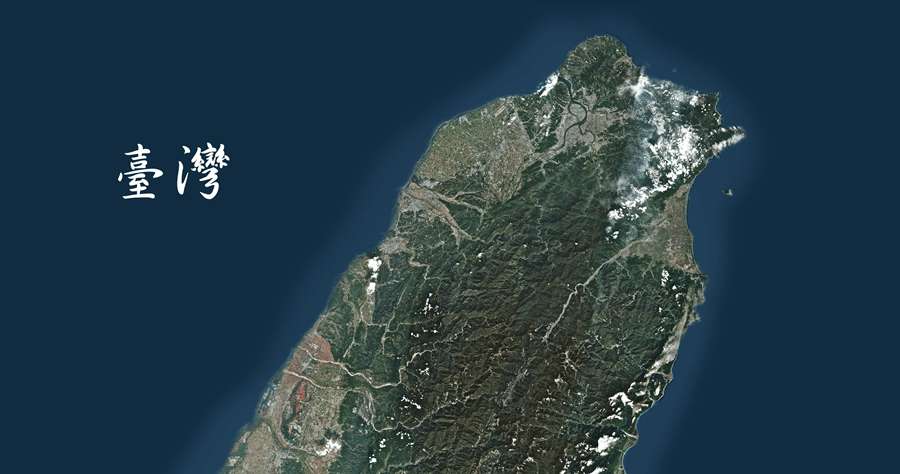
%> input picture Science_3D_plot_with_custom_image_example/Taiwan.png, 900 x 474 px
$ octave Science_3D_plot_with_custom_image_example.m   (GNU Octave 9; MATLAB toolbox functions it lacks are replaced by stand-ins)
%> lines starting %> are read from the running program, lines starting %| are printed output that depends on the picture
%**************************************************************************
%   Name: Science_3D_plot_with_custom_image_example.m v20211021a
%   Copyright:
%   Author: HsiupoYeh
%   Version: v20211108a
%   Description: 繪製科學資料圖在自訂圖片上。例如地圖之上。
%                在舊版的MATLAB(應該是MATLAB2014A之前，包含MATLAB2014A)，
%                整個figure會綁同一個colormap，之後才有分開的機制。為了相容
%                舊版，而且部分功能採用比較客製化的設定，因此範例只能一直建立
%                新的figure來展示效果。
%**************************************************************************
    clear;clc;close all
    %----------------------------------------------------------------------
    % 準備繪圖資料
    %--
% 科學數值資料
[Science_Data_XI,Science_Data_YI,Science_Data_ZI] = peaks(30);
Science_Data_CI=Science_Data_ZI;
%--
% 指定colormap
ScienceTrueColorData_colormap=jet(256);
%--
% 指定顏色範圍
% 如果顏色資料存在超過指定顏色範圍的時候，可能會顯示為錯誤的顏色，所以要對顏色
% 資料先處理，注意，後續數值是被修改過的，只作為顯示目的。
%ScienceTrueColorData_Clim=[min(Science_Data_ZI(:)),max(Science_Data_ZI(:))];%[Clim,Cmax]
ScienceTrueColorData_Clim=[-10,5];%[Clim,Cmax]
    %--
    % 修改超出顏色範圍的資料
    Science_Data_CI_modified=Science_Data_CI;
    Science_Data_CI_modified(Science_Data_CI_modified>ScienceTrueColorData_Clim(2))=ScienceTrueColorData_Clim(2);
    Science_Data_CI_modified(Science_Data_CI_modified<ScienceTrueColorData_Clim(1))=ScienceTrueColorData_Clim(1);
%--
% 研究區域地圖網格資料建立
% 準備100等分的向量 經度X軸緯度Y軸對應寬(width)x高(height)
Study_Area_X_vector=linspace(-10,10,100);
Study_Area_Y_vector=linspace(-10,10,100);
% 建立網格資料
[Study_Area_XI,Study_Area_YI] = meshgrid(Study_Area_X_vector,Study_Area_Y_vector);
Study_Area_ZI=zeros(size(Study_Area_XI))-3;
%--
% 圖片檔案資料(用來把顏色填入網格中)
Study_Area_Index_Image = imread(['Taiwan.png']);
%> Study_Area_Index_Image is the input picture: size 474x900x3 uint8; mean R, G, B 38.3, 60.3, 71.5
[Study_Area_Index_Image, Study_Area_colormap]=rgb2ind(Study_Area_Index_Image,256,'nodither');
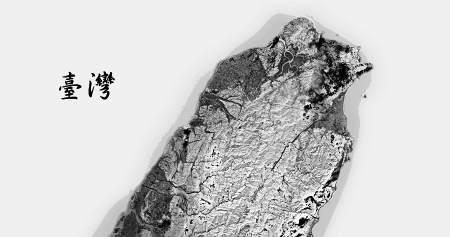
%> Study_Area_Index_Image: size 474x900 uint8 (shown at 1/2 size); min 0, max 255, mean 205
%> Study_Area_colormap = 256 rows, first 12: [1 1 1; 0.973 0.98 0.98; 0.945 0.957 0.957; 0.918 0.933 0.929; 0.886 0.906 0.902; 0.859 0.882 0.875; 0.831 0.851 0.843; 0.843 0.816 0.769; 0.792 0.827 0.82; 0.784 0.796 0.776; 0.745 0.796 0.804; 0.737 0.773 0.765]
    %----------------------------------------------------------------------
    %----------------------------------------------------------------------
    % 開始進行繪圖
    %--
    % 繪圖#1
    figure
    % 科學數值曲面圖
    surf(Science_Data_XI,Science_Data_YI,Science_Data_ZI,Science_Data_CI_modified);
    %--
    set(gca,'Clim',ScienceTrueColorData_Clim)
    colorbar
    %--
    title('繪圖#1 科學數值曲面圖，沒有調整colormap')
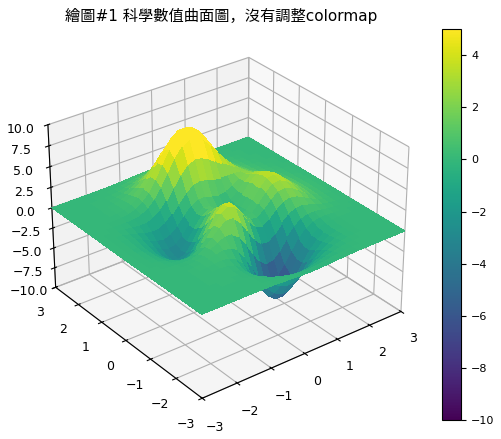
%> figure redrawn from the program's plot data
    %----------------------------------------------------------------------
    % 繪圖#2
    figure
    % 研究區域地圖
    Study_Area_surf=surf(Study_Area_XI,Study_Area_YI,Study_Area_ZI);
    set(Study_Area_surf,'FaceAlpha',0.5,'EdgeColor','none')
    % 貼顏色
    set(Study_Area_surf,'CData',(flipud(Study_Area_Index_Image)),'FaceColor','texturemap','EdgeColor','none','CDataMapping','direct')
    set(Study_Area_surf,'FaceAlpha',0.9)
    colorbar
    %--
    title('繪圖#2 研究區域地圖，沒有調整colormap')
    %----------------------------------------------------------------------
    % 繪圖#3
    figure
    % 研究區域地圖
    Study_Area_surf=surf(Study_Area_XI,Study_Area_YI,Study_Area_ZI);
    set(Study_Area_surf,'FaceAlpha',0.5,'EdgeColor','none')
    % 貼顏色
    set(Study_Area_surf,'CData',(flipud(Study_Area_Index_Image)),'FaceColor','texturemap','EdgeColor','none','CDataMapping','direct')
    set(Study_Area_surf,'FaceAlpha',0.9)
    colormap(Study_Area_colormap)
    colorbar
    %--
    title('繪圖#3 研究區域地圖，調整colormap')
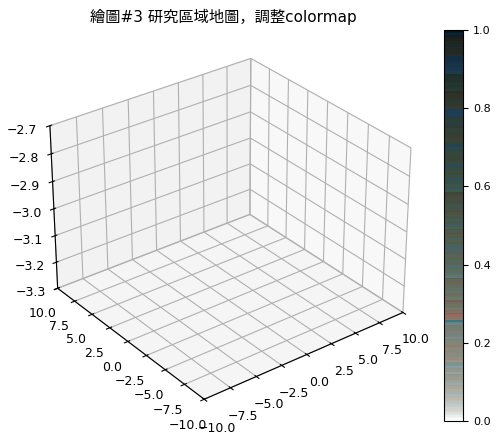
%> figure redrawn from the program's plot data
    %----------------------------------------------------------------------
    % #1~#3單獨繪製，確認資料沒錯誤。從圖形位置、顏色來確定。
    %----------------------------------------------------------------------
    % 繪圖#4
    figure
    % 科學數值曲面圖
    surf(Science_Data_XI,Science_Data_YI,Science_Data_ZI,Science_Data_CI_modified);
    %--
    hold on
    %--
    % 研究區域地圖
    Study_Area_surf=surf(Study_Area_XI,Study_Area_YI,Study_Area_ZI);
    set(Study_Area_surf,'FaceAlpha',0.5,'EdgeColor','none')
    % 貼顏色
    set(Study_Area_surf,'CData',(flipud(Study_Area_Index_Image)),'FaceColor','texturemap','EdgeColor','none','CDataMapping','direct')
    set(Study_Area_surf,'FaceAlpha',0.9)
    colorbar
    %--
    title('繪圖#4 兩個圖硬擠上去，沒有調整colormap')
    %----------------------------------------------------------------------
    % 繪圖#5
    figure
    % 科學數值曲面圖
    surf(Science_Data_XI,Science_Data_YI,Science_Data_ZI,Science_Data_CI_modified);
    %--
    hold on
    %--
    % 研究區域地圖
    Study_Area_surf=surf(Study_Area_XI,Study_Area_YI,Study_Area_ZI);
    set(Study_Area_surf,'FaceAlpha',0.5,'EdgeColor','none')
    % 貼顏色
    set(Study_Area_surf,'CData',(flipud(Study_Area_Index_Image)),'FaceColor','texturemap','EdgeColor','none','CDataMapping','direct')
    set(Study_Area_surf,'FaceAlpha',0.9)
    colorbar
    %--
    colormap(ScienceTrueColorData_colormap)
    set(gca,'Clim',ScienceTrueColorData_Clim)
    %--
    title('繪圖#5 兩個圖硬擠上去，調整成科學資料用的colormap')
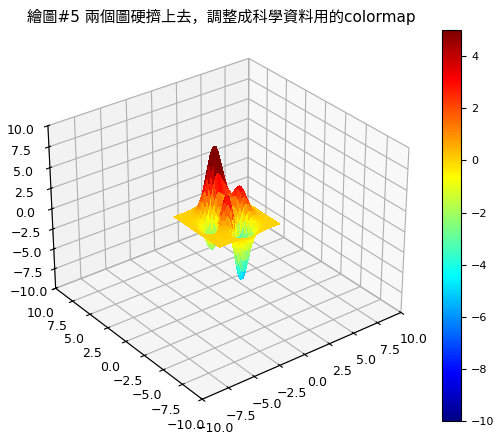
%> figure redrawn from the program's plot data
    %----------------------------------------------------------------------
    % 繪圖#6
    figure
    % 科學數值曲面圖
    surf(Science_Data_XI,Science_Data_YI,Science_Data_ZI,Science_Data_CI_modified);
    %--
    hold on
    %--
    % 研究區域地圖
    Study_Area_surf=surf(Study_Area_XI,Study_Area_YI,Study_Area_ZI);
    set(Study_Area_surf,'FaceAlpha',0.5,'EdgeColor','none')
    % 貼顏色
    set(Study_Area_surf,'CData',(flipud(Study_Area_Index_Image)),'FaceColor','texturemap','EdgeColor','none','CDataMapping','direct')
    set(Study_Area_surf,'FaceAlpha',0.9)
    colorbar
    %--
    colormap(Study_Area_colormap)
    %--
    title('繪圖#6 兩個圖硬擠上去，調整成貼上圖片的colormap')
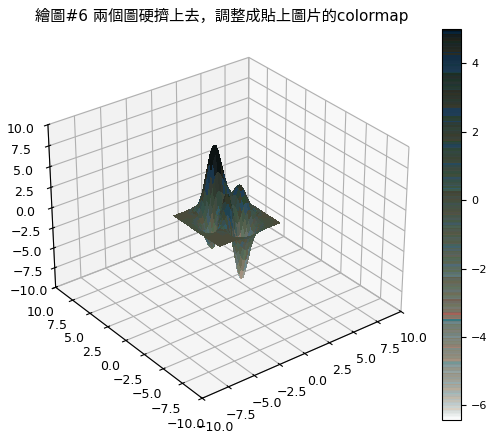
%> figure redrawn from the program's plot data
    %----------------------------------------------------------------------
    % 繪圖#7
    figure
    % 科學數值曲面圖
    surf(Science_Data_XI,Science_Data_YI,Science_Data_ZI,Science_Data_CI_modified);
    %--
    hold on
    %--
    % 研究區域地圖
    Study_Area_surf=surf(Study_Area_XI,Study_Area_YI,Study_Area_ZI);
    set(Study_Area_surf,'FaceAlpha',0.5,'EdgeColor','none')
    % 貼顏色
    set(Study_Area_surf,'CData',(flipud(Study_Area_Index_Image)),'FaceColor','texturemap','EdgeColor','none','CDataMapping','direct')
    set(Study_Area_surf,'FaceAlpha',0.9)
    colorbar
    %--
    % 以下是合併色階的特殊處理:
    %--
    % 計算兩個圖的colormap色階數量
    ScienceTrueColorData_colormap_count=length(ScienceTrueColorData_colormap(:,1));
    %disp(['ScienceTrueColorData_colormap_count=',num2str(ScienceTrueColorData_colormap_count)])
    Study_Area_colormap_count=length(Study_Area_colormap(:,1));
%> Study_Area_colormap_count = 256
    %disp(['Study_Area_colormap_count=',num2str(Study_Area_colormap_count)])
    %--
    % 以科學資料色階基準量，產生新數量的色階，最少會變成原本的4倍
    % 例如科學資料色階64，圖片色階256，就產生數量64*4=256的色階填全0，放在前。
    % 另外數量64*4=256的色階填全1，放在後，共產生512個色階，也就是colormap矩陣。
    if ceil(Study_Area_colormap_count/ScienceTrueColorData_colormap_count)==1
        Combined_colormap_half_count=2*ScienceTrueColorData_colormap_count;
    else
        Combined_colormap_half_count=ceil(Study_Area_colormap_count/ScienceTrueColorData_colormap_count)*ScienceTrueColorData_colormap_count;
    end
    Combined_colormap=[zeros(Combined_colormap_half_count,3);ones(Combined_colormap_half_count,3)];
    %--
    colormap(Combined_colormap)
    %--
    title({'繪圖#7 兩個圖硬擠上去，調整成合併的colormap','colorbar前半段是黑的，後半段是白的'})
    %--
    % 此時colorbar前半段是黑的，後半段是白的。
    %----------------------------------------------------------------------
    % 繪圖#8
    figure
    % 科學數值曲面圖
    surf(Science_Data_XI,Science_Data_YI,Science_Data_ZI,Science_Data_CI_modified);
    %--
    hold on
    %--
    % 研究區域地圖
    Study_Area_surf=surf(Study_Area_XI,Study_Area_YI,Study_Area_ZI);
    set(Study_Area_surf,'FaceAlpha',0.5,'EdgeColor','none')
    % 貼顏色
    set(Study_Area_surf,'CData',(flipud(Study_Area_Index_Image)),'FaceColor','texturemap','EdgeColor','none','CDataMapping','direct')
    set(Study_Area_surf,'FaceAlpha',0.9)
    colorbar
    %--
    % 以下是合併色階的特殊處理:
    %--
    % 計算兩個圖的colormap色階數量
    ScienceTrueColorData_colormap_count=length(ScienceTrueColorData_colormap(:,1));
    %disp(['ScienceTrueColorData_colormap_count=',num2str(ScienceTrueColorData_colormap_count)])
    Study_Area_colormap_count=length(Study_Area_colormap(:,1));
    %disp(['Study_Area_colormap_count=',num2str(Study_Area_colormap_count)])
    %--
    % 以科學資料色階基準量，產生新數量的色階，最少會變成原本的4倍
    % 例如科學資料色階64，圖片色階256，就產生數量64*4=256的色階填全0，放在前。
    % 另外數量64*4=256的色階填全1，放在後，共產生512個色階，也就是colormap矩陣。
    if ceil(Study_Area_colormap_count/ScienceTrueColorData_colormap_count)==1
        Combined_colormap_half_count=2*ScienceTrueColorData_colormap_count;
    else
        Combined_colormap_half_count=ceil(Study_Area_colormap_count/ScienceTrueColorData_colormap_count)*ScienceTrueColorData_colormap_count;
    end
    Combined_colormap=[zeros(Combined_colormap_half_count,3);ones(Combined_colormap_half_count,3)];
    % 填入顏色
    Combined_colormap(1:ScienceTrueColorData_colormap_count,:)=ScienceTrueColorData_colormap(1:ScienceTrueColorData_colormap_count,:);
    Combined_colormap(ScienceTrueColorData_colormap_count+1,:)=ScienceTrueColorData_colormap(ScienceTrueColorData_colormap_count,:);
    Combined_colormap(Combined_colormap_half_count+1:Combined_colormap_half_count+Study_Area_colormap_count,:)=Study_Area_colormap(1:Study_Area_colormap_count,:);
    %--
    colormap(Combined_colormap)
    %--
    title({'繪圖#8 兩個圖硬擠上去，調整成合併的colormap','colorbar前半段是科學資料，後半段是256色圖片資料'})
    %--
    % 此時colorbar前半段是科學資料(沒有資料的會保持黑)，後半段是256色圖片資料(沒有資料的會保持白)。
    %----------------------------------------------------------------------
    % 繪圖#9
    figure
    % 科學數值曲面圖
    surf(Science_Data_XI,Science_Data_YI,Science_Data_ZI,Science_Data_CI_modified);
    %--
    hold on
    %--
    % 研究區域地圖
    Study_Area_surf=surf(Study_Area_XI,Study_Area_YI,Study_Area_ZI);
    set(Study_Area_surf,'FaceAlpha',0.5,'EdgeColor','none')
    % 貼顏色
    set(Study_Area_surf,'CData',(flipud(Study_Area_Index_Image)),'FaceColor','texturemap','EdgeColor','none','CDataMapping','direct')
    set(Study_Area_surf,'FaceAlpha',0.9)
    colorbar
    %--
    % 以下是合併色階的特殊處理:
    %--
    % 計算兩個圖的colormap色階數量
    ScienceTrueColorData_colormap_count=length(ScienceTrueColorData_colormap(:,1));
    %disp(['ScienceTrueColorData_colormap_count=',num2str(ScienceTrueColorData_colormap_count)])
    Study_Area_colormap_count=length(Study_Area_colormap(:,1));
    %disp(['Study_Area_colormap_count=',num2str(Study_Area_colormap_count)])
    %--
    % 以科學資料色階基準量，產生新數量的色階，最少會變成原本的4倍
    % 例如科學資料色階64，圖片色階256，就產生數量64*4=256的色階填全0，放在前。
    % 另外數量64*4=256的色階填全1，放在後，共產生512個色階，也就是colormap矩陣。
    if ceil(Study_Area_colormap_count/ScienceTrueColorData_colormap_count)==1
        Combined_colormap_half_count=2*ScienceTrueColorData_colormap_count;
    else
        Combined_colormap_half_count=ceil(Study_Area_colormap_count/ScienceTrueColorData_colormap_count)*ScienceTrueColorData_colormap_count;
    end
    Combined_colormap=[zeros(Combined_colormap_half_count,3);ones(Combined_colormap_half_count,3)];
    % 填入顏色
    Combined_colormap(1:ScienceTrueColorData_colormap_count,:)=ScienceTrueColorData_colormap(1:ScienceTrueColorData_colormap_count,:);
    Combined_colormap(ScienceTrueColorData_colormap_count+1,:)=ScienceTrueColorData_colormap(ScienceTrueColorData_colormap_count,:);
    Combined_colormap(Combined_colormap_half_count+1:Combined_colormap_half_count+Study_Area_colormap_count,:)=Study_Area_colormap(1:Study_Area_colormap_count,:);
    %--
    colormap(Combined_colormap)
    %--
    % 調整顏色範圍，使科學資料顏色正確
    set(gca,'Clim',[ScienceTrueColorData_Clim(1),ScienceTrueColorData_Clim(1)+(ScienceTrueColorData_Clim(2)-ScienceTrueColorData_Clim(1))*(Combined_colormap_half_count/ScienceTrueColorData_colormap_count)*2])
    %--
    title({'繪圖#9 兩個圖硬擠上去，調整成合併的colormap','設定正確顏色數值範圍，使科學資料顏色正確'})
    %--
    % 此時colorbar對應科學資料數值已經正確。
    % 但是256色圖片使用的是colormap的index，目前是錯誤的。
    %----------------------------------------------------------------------
    % 繪圖#10
    figure
    % 科學數值曲面圖
    surf(Science_Data_XI,Science_Data_YI,Science_Data_ZI,Science_Data_CI_modified);
    %--
    hold on
    %--
    % 研究區域地圖
    Study_Area_surf=surf(Study_Area_XI,Study_Area_YI,Study_Area_ZI);
    set(Study_Area_surf,'FaceAlpha',0.5,'EdgeColor','none')
    % 貼顏色
    set(Study_Area_surf,'CData',(flipud(Study_Area_Index_Image)),'FaceColor','texturemap','EdgeColor','none','CDataMapping','direct')
    set(Study_Area_surf,'FaceAlpha',0.9)
    colorbar
    %--
    % 以下是合併色階的特殊處理:
    %--
    % 計算兩個圖的colormap色階數量
    ScienceTrueColorData_colormap_count=length(ScienceTrueColorData_colormap(:,1));
    %disp(['ScienceTrueColorData_colormap_count=',num2str(ScienceTrueColorData_colormap_count)])
    Study_Area_colormap_count=length(Study_Area_colormap(:,1));
    %disp(['Study_Area_colormap_count=',num2str(Study_Area_colormap_count)])
    %--
    % 以科學資料色階基準量，產生新數量的色階，最少會變成原本的4倍
    % 例如科學資料色階64，圖片色階256，就產生數量64*4=256的色階填全0，放在前。
    % 另外數量64*4=256的色階填全1，放在後，共產生512個色階，也就是colormap矩陣。
    if ceil(Study_Area_colormap_count/ScienceTrueColorData_colormap_count)==1
        Combined_colormap_half_count=2*ScienceTrueColorData_colormap_count;
    else
        Combined_colormap_half_count=ceil(Study_Area_colormap_count/ScienceTrueColorData_colormap_count)*ScienceTrueColorData_colormap_count;
    end
    Combined_colormap=[zeros(Combined_colormap_half_count,3);ones(Combined_colormap_half_count,3)];
    % 填入顏色
    Combined_colormap(1:ScienceTrueColorData_colormap_count,:)=ScienceTrueColorData_colormap(1:ScienceTrueColorData_colormap_count,:);
    Combined_colormap(ScienceTrueColorData_colormap_count+1,:)=ScienceTrueColorData_colormap(ScienceTrueColorData_colormap_count,:);
    Combined_colormap(Combined_colormap_half_count+1:Combined_colormap_half_count+Study_Area_colormap_count,:)=Study_Area_colormap(1:Study_Area_colormap_count,:);
    %--
    colormap(Combined_colormap)
    %--
    % 平移圖片的index，不確定為什麼要+1，以後再去理解。
    set(Study_Area_surf,'CData',double(flipud(Study_Area_Index_Image))+Combined_colormap_half_count+1)
    %--
    title({'繪圖#10 兩個圖硬擠上去，調整成合併的colormap','平移圖片CData，圖片色階已經正確'})
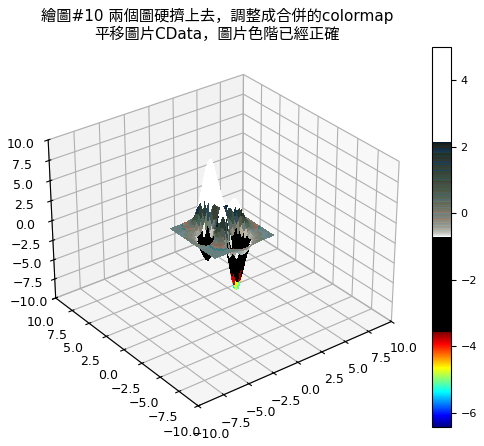
%> figure redrawn from the program's plot data
    %--
    % 此時colorbar對應256色圖片色階已經正確。
    %----------------------------------------------------------------------
    % 繪圖#11
    figure
    % 科學數值曲面圖
    surf(Science_Data_XI,Science_Data_YI,Science_Data_ZI,Science_Data_CI_modified);
    %--
    hold on
    %--
    % 研究區域地圖
    Study_Area_surf=surf(Study_Area_XI,Study_Area_YI,Study_Area_ZI);
    set(Study_Area_surf,'FaceAlpha',0.5,'EdgeColor','none')
    % 貼顏色
    set(Study_Area_surf,'CData',(flipud(Study_Area_Index_Image)),'FaceColor','texturemap','EdgeColor','none','CDataMapping','direct')
    set(Study_Area_surf,'FaceAlpha',0.9)
    colorbar;
    %--
    % 以下是合併色階的特殊處理:
    %--
    % 計算兩個圖的colormap色階數量
    ScienceTrueColorData_colormap_count=length(ScienceTrueColorData_colormap(:,1));
    %disp(['ScienceTrueColorData_colormap_count=',num2str(ScienceTrueColorData_colormap_count)])
    Study_Area_colormap_count=length(Study_Area_colormap(:,1));
    %disp(['Study_Area_colormap_count=',num2str(Study_Area_colormap_count)])
    %--
    % 以科學資料色階基準量，產生新數量的色階，最少會變成原本的4倍
    % 例如科學資料色階64，圖片色階256，就產生數量64*4=256的色階填全0，放在前。
    % 另外數量64*4=256的色階填全1，放在後，共產生512個色階，也就是colormap矩陣。
    if ceil(Study_Area_colormap_count/ScienceTrueColorData_colormap_count)==1
        Combined_colormap_half_count=2*ScienceTrueColorData_colormap_count;
    else
        Combined_colormap_half_count=ceil(Study_Area_colormap_count/ScienceTrueColorData_colormap_count)*ScienceTrueColorData_colormap_count;
    end
    Combined_colormap=[zeros(Combined_colormap_half_count,3);ones(Combined_colormap_half_count,3)];
    % 填入顏色
    Combined_colormap(1:ScienceTrueColorData_colormap_count,:)=ScienceTrueColorData_colormap(1:ScienceTrueColorData_colormap_count,:);
    Combined_colormap(ScienceTrueColorData_colormap_count+1,:)=ScienceTrueColorData_colormap(ScienceTrueColorData_colormap_count,:);
    Combined_colormap(Combined_colormap_half_count+1:Combined_colormap_half_count+Study_Area_colormap_count,:)=Study_Area_colormap(1:Study_Area_colormap_count,:);
    %--
    colormap(Combined_colormap)
    %--
    % 調整顏色範圍，使科學資料顏色正確
    set(gca,'Clim',[ScienceTrueColorData_Clim(1),ScienceTrueColorData_Clim(1)+(ScienceTrueColorData_Clim(2)-ScienceTrueColorData_Clim(1))*(Combined_colormap_half_count/ScienceTrueColorData_colormap_count)*2])
    %--
    % 平移圖片的index，不確定為什麼要+1，以後再去理解。
    set(Study_Area_surf,'CData',double(flipud(Study_Area_Index_Image))+Combined_colormap_half_count+1)
    %--
    title({'繪圖#11 兩個圖硬擠上去，調整成合併的colormap','科學資料顏色正確，圖片顏色也正確'})
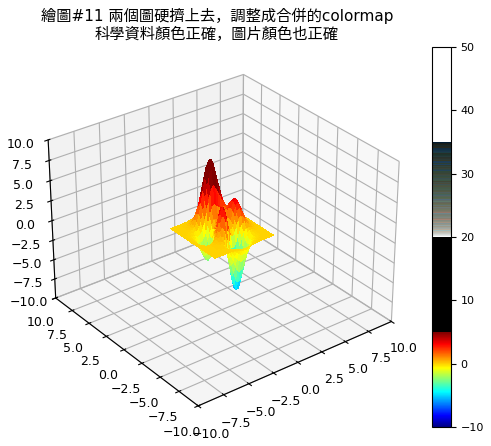
%> figure redrawn from the program's plot data
    %--
    % 此時科學資料顏色正確，圖片顏色也正確。
    %----------------------------------------------------------------------
    % 繪圖#12
    figure
    % 科學數值曲面圖
    surf(Science_Data_XI,Science_Data_YI,Science_Data_ZI,Science_Data_CI_modified);
    %--
    hold on
    %--
    % 研究區域地圖
    Study_Area_surf=surf(Study_Area_XI,Study_Area_YI,Study_Area_ZI);
    set(Study_Area_surf,'FaceAlpha',0.5,'EdgeColor','none')
    % 貼顏色
    set(Study_Area_surf,'CData',(flipud(Study_Area_Index_Image)),'FaceColor','texturemap','EdgeColor','none','CDataMapping','direct')
    set(Study_Area_surf,'FaceAlpha',0.9)
    colorba_handle=colorbar;
    %--
    % 以下是合併色階的特殊處理:
    %--
    % 計算兩個圖的colormap色階數量
    ScienceTrueColorData_colormap_count=length(ScienceTrueColorData_colormap(:,1));
    %disp(['ScienceTrueColorData_colormap_count=',num2str(ScienceTrueColorData_colormap_count)])
    Study_Area_colormap_count=length(Study_Area_colormap(:,1));
    %disp(['Study_Area_colormap_count=',num2str(Study_Area_colormap_count)])
    %--
    % 以科學資料色階基準量，產生新數量的色階，最少會變成原本的4倍
    % 例如科學資料色階64，圖片色階256，就產生數量64*4=256的色階填全0，放在前。
    % 另外數量64*4=256的色階填全1，放在後，共產生512個色階，也就是colormap矩陣。
    if ceil(Study_Area_colormap_count/ScienceTrueColorData_colormap_count)==1
        Combined_colormap_half_count=2*ScienceTrueColorData_colormap_count;
    else
        Combined_colormap_half_count=ceil(Study_Area_colormap_count/ScienceTrueColorData_colormap_count)*ScienceTrueColorData_colormap_count;
    end
    Combined_colormap=[zeros(Combined_colormap_half_count,3);ones(Combined_colormap_half_count,3)];
    % 填入顏色
    Combined_colormap(1:ScienceTrueColorData_colormap_count,:)=ScienceTrueColorData_colormap(1:ScienceTrueColorData_colormap_count,:);
    Combined_colormap(ScienceTrueColorData_colormap_count+1,:)=ScienceTrueColorData_colormap(ScienceTrueColorData_colormap_count,:);
    Combined_colormap(Combined_colormap_half_count+1:Combined_colormap_half_count+Study_Area_colormap_count,:)=Study_Area_colormap(1:Study_Area_colormap_count,:);
    %--
    colormap(Combined_colormap)
    %--
    % 調整顏色範圍，使科學資料顏色正確
    set(gca,'Clim',[ScienceTrueColorData_Clim(1),ScienceTrueColorData_Clim(1)+(ScienceTrueColorData_Clim(2)-ScienceTrueColorData_Clim(1))*(Combined_colormap_half_count/ScienceTrueColorData_colormap_count)*2])
    %--
    % 平移圖片的index，不確定為什麼要+1，以後再去理解。
    set(Study_Area_surf,'CData',double(flipud(Study_Area_Index_Image))+Combined_colormap_half_count+1)
    %--
    % 調整colorbar範圍，只保留想看到的科學資料範圍
    set(colorba_handle,'Ylim',ScienceTrueColorData_Clim)
    %--
    title({'繪圖#12 兩個圖硬擠上去，調整成合併的colormap','科學資料顏色正確，圖片顏色也正確'})
    %--
    % 此時科學資料顏色正確，圖片顏色也正確。
    %----------------------------------------------------------------------
